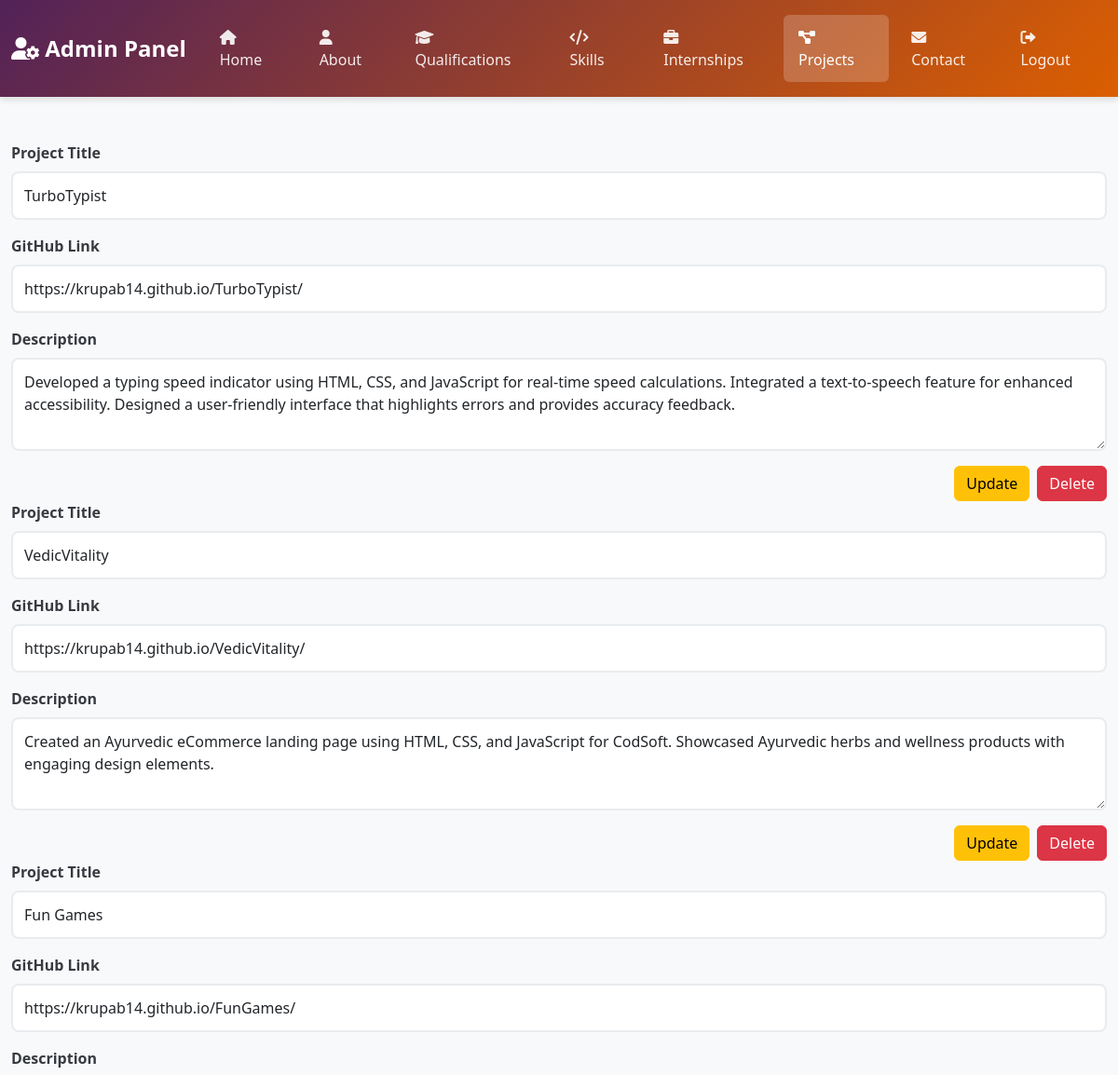
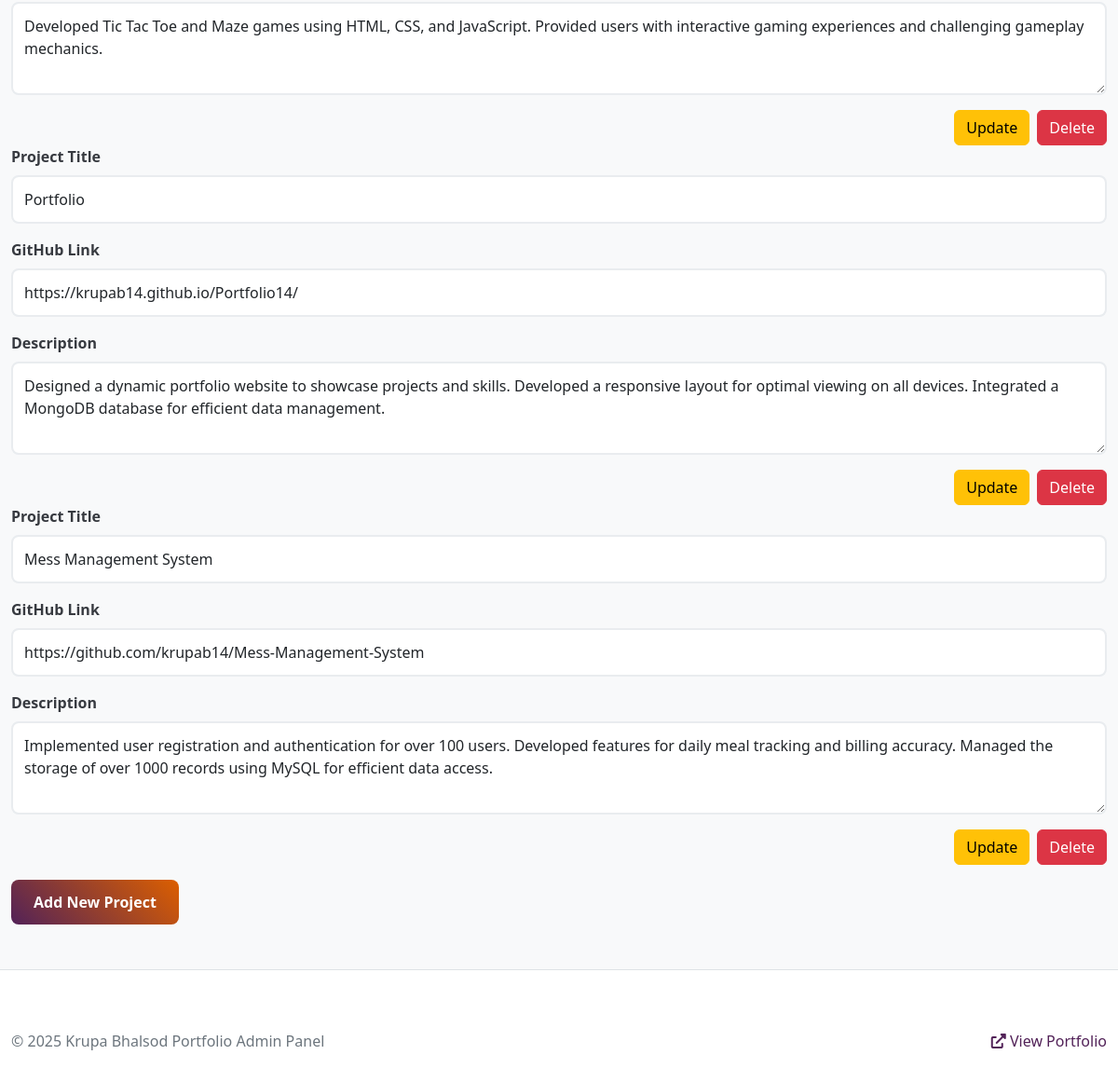
The app's page /Admin/projects.php with its own data (2 pictures, top to bottom).
### tables this page shows
CREATE TABLE projects (
    id INT AUTO_INCREMENT PRIMARY KEY,
    project_title VARCHAR(255),
    project_github_link VARCHAR(255),
    project_description TEXT
);

### Admin/projects.php (the view, shortened to what this page needs)
<?php
include 'header.php';
include 'db-connect.php';
$sql = "SELECT * FROM projects";
$projectResult = $conn->query($sql);
$projects = [];
if ($projectResult->num_rows > 0) {
    while($row = $projectResult->fetch_assoc()) {
        $projects[] = $row;
    }
}
?>
<div class="container mt-5">
    <form action="#" method="POST">
        <div id="projectContainer">
            <?php foreach ($projects as $project): ?>
                <div class="project-section" id="project<?= $project['id'] ?>">
                    <div class="mb-3">
                        <label class="form-label">Project Title</label>
                        <input type="text" class="form-control" name="updateProjectTitle[]" value="<?= $project['project_title'] ?>">
                    </div>
                    <div class="mb-3">
                        <label class="form-label">GitHub Link</label>
                        <input type="url" class="form-control" name="updateProjectGitHubLink[]" value="<?= $project['project_github_link'] ?>">
                    </div>
                    <div class="mb-3">
                        <label class="form-label">Description</label>
                        <textarea class="form-control" name="updateProjectDescription[]" rows="3"><?= $project['project_description'] ?></textarea>
                    </div>
                    <div class="d-flex justify-content-end gap-2">
                    <button type="submit" name="updateProjectTitle[]" class="btn btn-warning">Update</button>
                        <button type="submit" name="deleteProjectId" value="<?= $project['id'] ?>" class="btn btn-danger">Delete</button>
                    </div>
                </div>
            <?php endforeach; ?>
        </div>
    </form>
    <div class="mt-3 mb-3 d-flex justify-content-start">
        <button type="button" class="btn btn-primary" data-bs-toggle="modal" data-bs-target="#addProjectModal">Add New Project</button>
    </div>
</div>
<?php include "footer.php" ?>

### Admin/header.php (style rules this page uses)
:root { --primary-color: #522258; --secondary-color: #dc5f00; --accent-color: #c3b1e1; --text-dark: #373a40; --bg-light: #f8f9fa; }
body { background-color: var(--bg-light); font-family: 'Segoe UI', Tahoma, Geneva, Verdana, sans-serif; }
.container { max-width: 1200px; margin-top: 2rem; }
.form-label { font-weight: 600; color: var(--text-dark); margin-bottom: 0.5rem; }
.form-control, .form-select { border: 2px solid #e9ecef; border-radius: 0.5rem; padding: 0.75rem; transition: all 0.3s ease; }
.btn-primary { background: linear-gradient(45deg, var(--primary-color), var(--secondary-color)); border: none; border-radius: 0.5rem; padding: 0.75rem 1.5rem; font-weight: 600; transition: all 0.3s ease; }

### records on screen
projects: project_title "TurboTypist", project_github_link "https://krupab14.github.io/TurboTypist/", project_description "Developed a typing speed indicator using HTML, CSS, and JavaScript for real-time speed calculations. Integrated a text-to-speech feature for enhanced accessibility. Designed a user-friendly interface that highlights errors and provides accuracy feedback.", $project['id'] 1 (drawn)
projects: project_title "VedicVitality", project_github_link "https://krupab14.github.io/VedicVitality/", project_description "Created an Ayurvedic eCommerce landing page using HTML, CSS, and JavaScript for CodSoft. Showcased Ayurvedic herbs and wellness products with engaging design elements.", $project['id'] 2 (drawn)
projects: project_title "Fun Games", project_github_link "https://krupab14.github.io/FunGames/", project_description "Developed Tic Tac Toe and Maze games using HTML, CSS, and JavaScript. Provided users with interactive gaming experiences and challenging gameplay mechanics.", $project['id'] 3 (drawn)
projects: project_title "Portfolio", project_github_link "https://krupab14.github.io/Portfolio14/", project_description "Designed a dynamic portfolio website to showcase projects and skills. Developed a responsive layout for optimal viewing on all devices. Integrated a MongoDB database for efficient data management.", $project['id'] 4 (drawn)
projects: project_title "Mess Management System", project_github_link "https://github.com/krupab14/Mess-Management-System", project_description "Implemented user registration and authentication for over 100 users. Developed features for daily meal tracking and billing accuracy. Managed the storage of over 1000 records using MySQL for efficient data access.", $project['id'] 5 (drawn)
